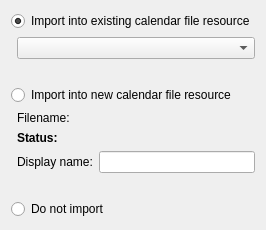
<?xml version="1.0" encoding="UTF-8"?>
<ui version="4.0">
 <class>DirResourceImportTypeWidget</class>
 <widget class="QWidget" name="DirResourceImportTypeWidget">
  <layout class="QGridLayout" name="grid">
   <item row="0" column="0" colspan="2">
    <widget class="QRadioButton" name="mergeRadio">
     <property name="text">
      <string>Import into existing calendar file resource</string>
     </property>
     <property name="checked">
      <bool>true</bool>
     </property>
     <attribute name="buttonGroup">
      <string notr="true">optionGroup</string>
     </attribute>
    </widget>
   </item>
   <item row="1" column="1">
    <widget class="QComboBox" name="mergeResource">
     <property name="whatsThis">
      <string>Select the resource to import the directory resource's alarms into.</string>
     </property>
    </widget>
   </item>
   <item row="2" column="1">
    <spacer name="spacer1">
     <property name="orientation">
      <enum>Qt::Vertical</enum>
     </property>
     <property name="sizeType">
      <enum>QSizePolicy::Fixed</enum>
     </property>
     <property name="sizeHint" stdset="0">
      <size>
       <width>20</width>
       <height>20</height>
      </size>
     </property>
    </spacer>
   </item>
   <item row="3" column="0" colspan="2">
    <widget class="QRadioButton" name="newRadio">
     <property name="text">
      <string>Import into new calendar file resource</string>
     </property>
     <property name="checked">
      <bool>false</bool>
     </property>
     <attribute name="buttonGroup">
      <string notr="true">optionGroup</string>
     </attribute>
    </widget>
   </item>
   <item row="4" column="1">
    <layout class="QGridLayout" name="newGrid">
     <item row="0" column="0">
      <widget class="QLabel" name="pathLabel">
       <property name="text">
        <string>Filename:</string>
       </property>
       <property name="buddy">
        <cstring>pathRequester</cstring>
       </property>
      </widget>
     </item>
     <item row="0" column="1">
      <widget class="KUrlRequester" name="pathRequester">
       <property name="toolTip">
        <string>Select the file to contain this resource. The file must not already exist.</string>
       </property>
       <property name="whatsThis">
        <string>Select the file to contain this resource.
The file must not already exist.
Note that if the URL of a remote file is specified, monitoring for file changes will not work.</string>
       </property>
      </widget>
     </item>
     <item row="1" column="0" colspan="2">
      <widget class="QLabel" name="statusLabel">
       <property name="font">
        <font>
         <weight>75</weight>
         <bold>true</bold>
        </font>
       </property>
       <property name="text">
        <string>Status:</string>
       </property>
      </widget>
     </item>
     <item row="2" column="0">
      <widget class="QLabel" name="nameLabel">
       <property name="text">
        <string>Display name:</string>
       </property>
       <property name="buddy">
        <cstring>nameText</cstring>
       </property>
      </widget>
     </item>
     <item row="2" column="1">
      <widget class="KLineEdit" name="nameText">
       <property name="toolTip">
        <string>Enter the name used to identify this resource in displays.</string>
       </property>
       <property name="whatsThis">
        <string>Enter the name used to identify this resource in displays.</string>
       </property>
      </widget>
     </item>
    </layout>
   </item>
   <item row="5" column="1">
    <spacer name="spacer2">
     <property name="orientation">
      <enum>Qt::Vertical</enum>
     </property>
     <property name="sizeType">
      <enum>QSizePolicy::Fixed</enum>
     </property>
     <property name="sizeHint" stdset="0">
      <size>
       <width>20</width>
       <height>20</height>
      </size>
     </property>
    </spacer>
   </item>
   <item row="6" column="0" colspan="2">
    <widget class="QRadioButton" name="noRadio">
     <property name="text">
      <string>Do not import</string>
     </property>
     <property name="checked">
      <bool>false</bool>
     </property>
     <attribute name="buttonGroup">
      <string notr="true">optionGroup</string>
     </attribute>
    </widget>
   </item>
   <item row="7" column="1">
    <spacer name="spacer3">
     <property name="orientation">
      <enum>Qt::Vertical</enum>
     </property>
     <property name="sizeType">
      <enum>QSizePolicy::Fixed</enum>
     </property>
     <property name="sizeHint" stdset="0">
      <size>
       <width>20</width>
       <height>0</height>
      </size>
     </property>
    </spacer>
   </item>
  </layout>
 </widget>
 <customwidgets>
  <customwidget>
   <class>KUrlRequester</class>
   <extends>QWidget</extends>
   <header>kurlrequester.h</header>
  </customwidget>
  <customwidget>
   <class>KLineEdit</class>
   <extends>QLineEdit</extends>
   <header>klineedit.h</header>
  </customwidget>
 </customwidgets>
 <resources/>
 <connections/>
 <buttongroups>
  <buttongroup name="optionGroup"/>
 </buttongroups>
</ui>
